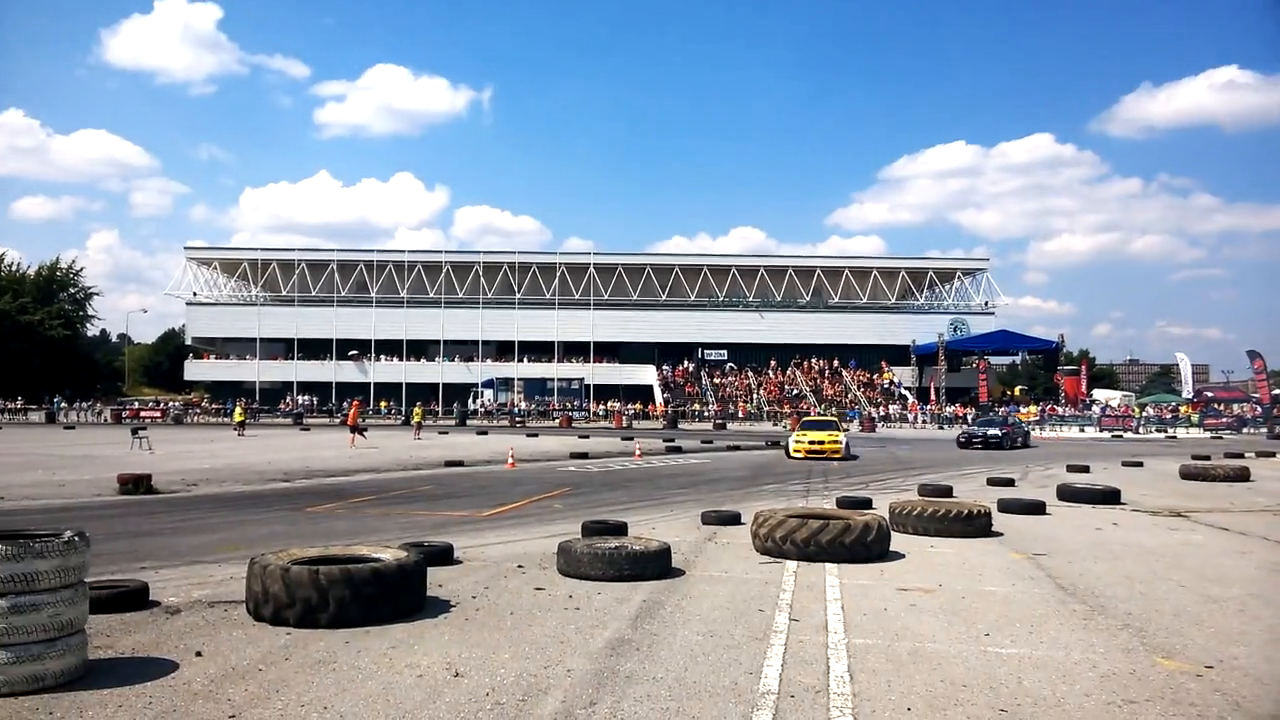
#> input picture frame 18 of IZ1/video/cars_drift.mp4, 1280 x 720 px, given in place of drift2.mp4, which was not available
$ python video_modifications.py
#> lines starting #> are read from the running program, lines starting #| are printed output that depends on the picture; pictures that were not available may be replaced by others from this repository, and a replacement may not be noted
import cv2
import sys
import os
import numpy as np

if __name__ == '__main__':
    cap = cv2.VideoCapture("IZ1/video/drift2.mp4")
    fps = cap.get(cv2.CAP_PROP_FPS)
    codec = cap.get(cv2.CAP_PROP_FOURCC)
    width = cap.get(cv2.CAP_PROP_FRAME_WIDTH)
    height = cap.get(cv2.CAP_PROP_FRAME_HEIGHT)

    output_dir = "IZ1/results/modifications"
    os.makedirs(output_dir, exist_ok=True)
    fourcc = cv2.VideoWriter_fourcc(*'mp4v')
    output_gray = cv2.VideoWriter(f"{output_dir}/GRAY.mp4", fourcc, fps, (int(width), int(height)),False)
    output_blurred = cv2.VideoWriter(f"{output_dir}/BLUR.mp4", fourcc, fps, (int(width), int(height)))
    output_contrast = cv2.VideoWriter(f"{output_dir}/CONTRAST.mp4", fourcc, fps, (int(width), int(height)))

    while True:
        ret, frame = cap.read()
#> frame is the input picture: shape (720, 1280, 3); mean B, G, R 171, 154.7, 142.8
        if not ret:
            break
        gray = cv2.cvtColor(frame, cv2.COLOR_BGR2GRAY)
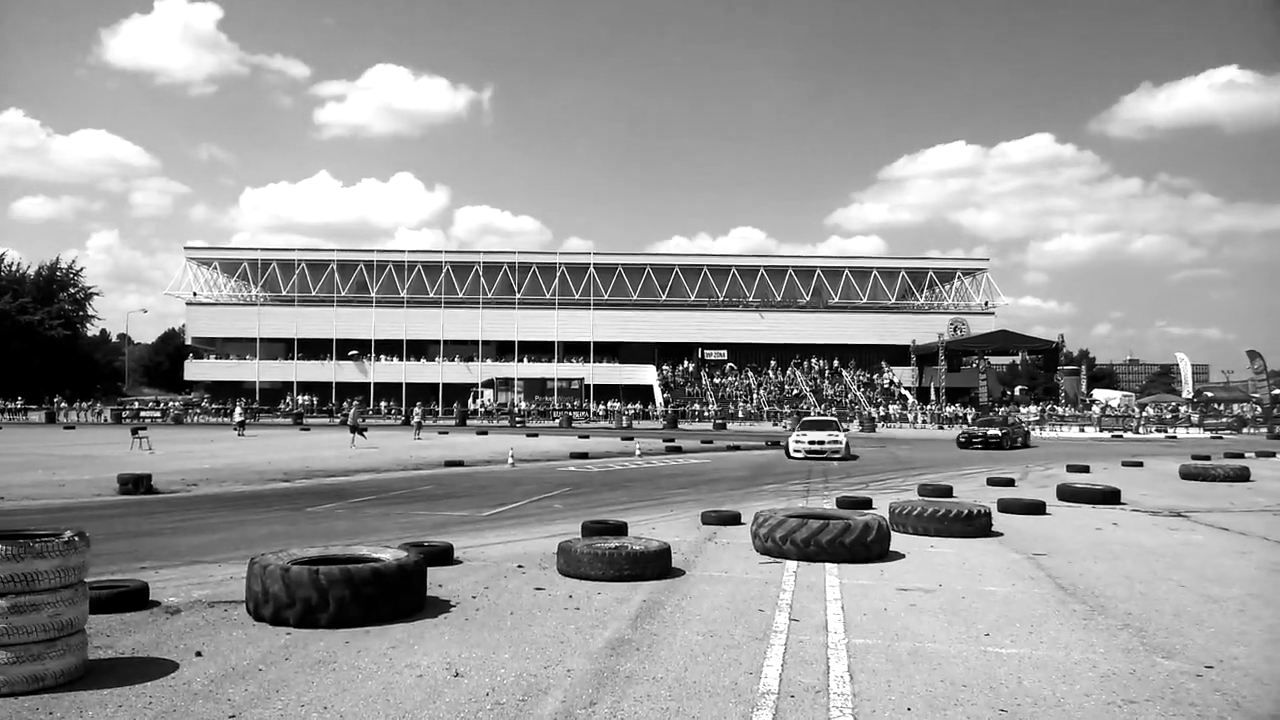
#> gray: shape (720, 1280); min 0, max 255, mean 153
        blurred_frame = cv2.GaussianBlur(frame, (15, 15), 100)
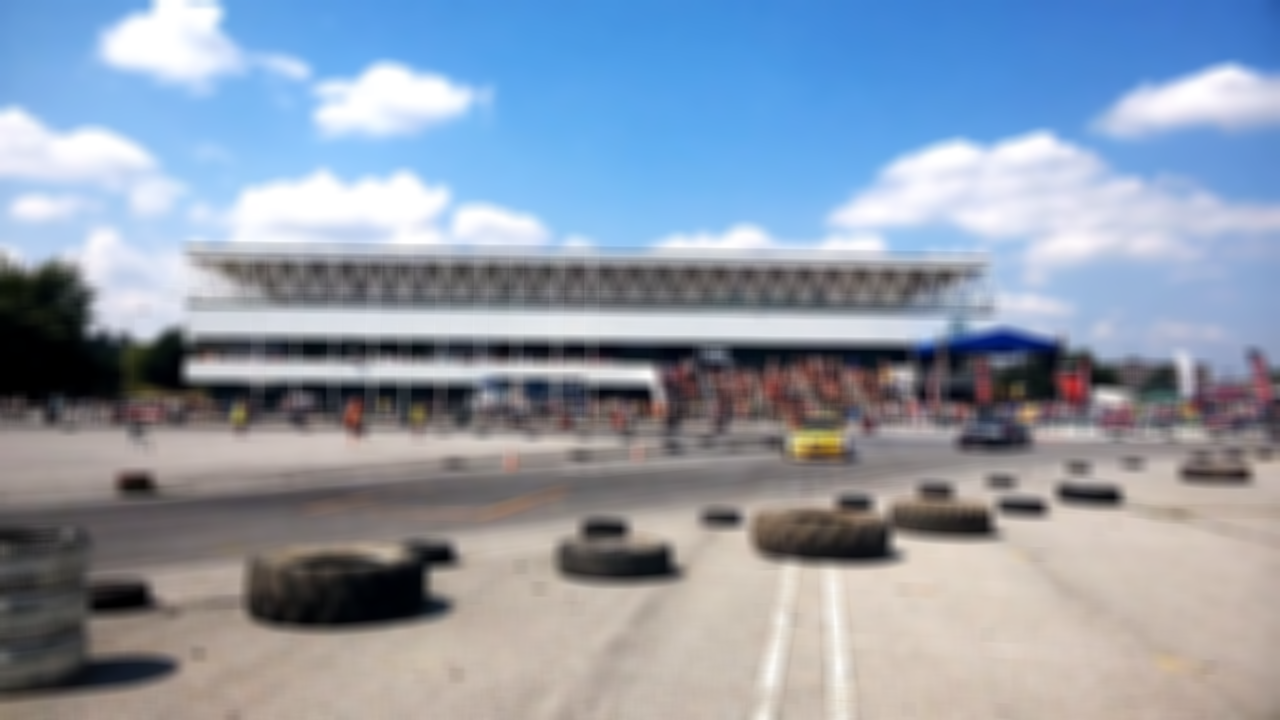
#> blurred_frame: shape (720, 1280, 3); mean B, G, R 171, 154.7, 142.8
        contrast_frame = cv2.addWeighted(frame, 2.5, np.zeros_like(frame), 0, 0)
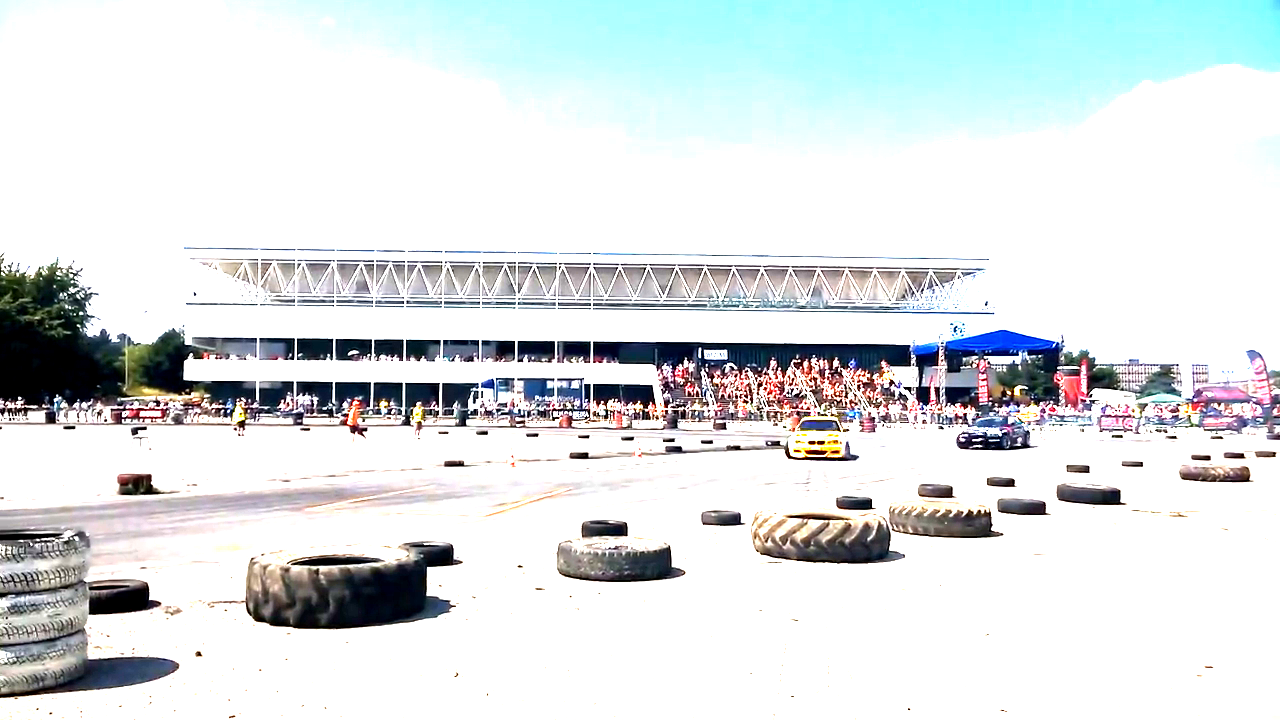
#> contrast_frame: shape (720, 1280, 3); mean B, G, R 226.9, 225.7, 220.1
        output_gray.write(gray)
        output_blurred.write(blurred_frame)
        output_contrast.write(contrast_frame)
    cap.release()
    output_gray.release()
    output_contrast.release()
    output_blurred.release()
    cv2.destroyAllWindows()

    print("Обработка завершена!")

$ run again, starting later in the video
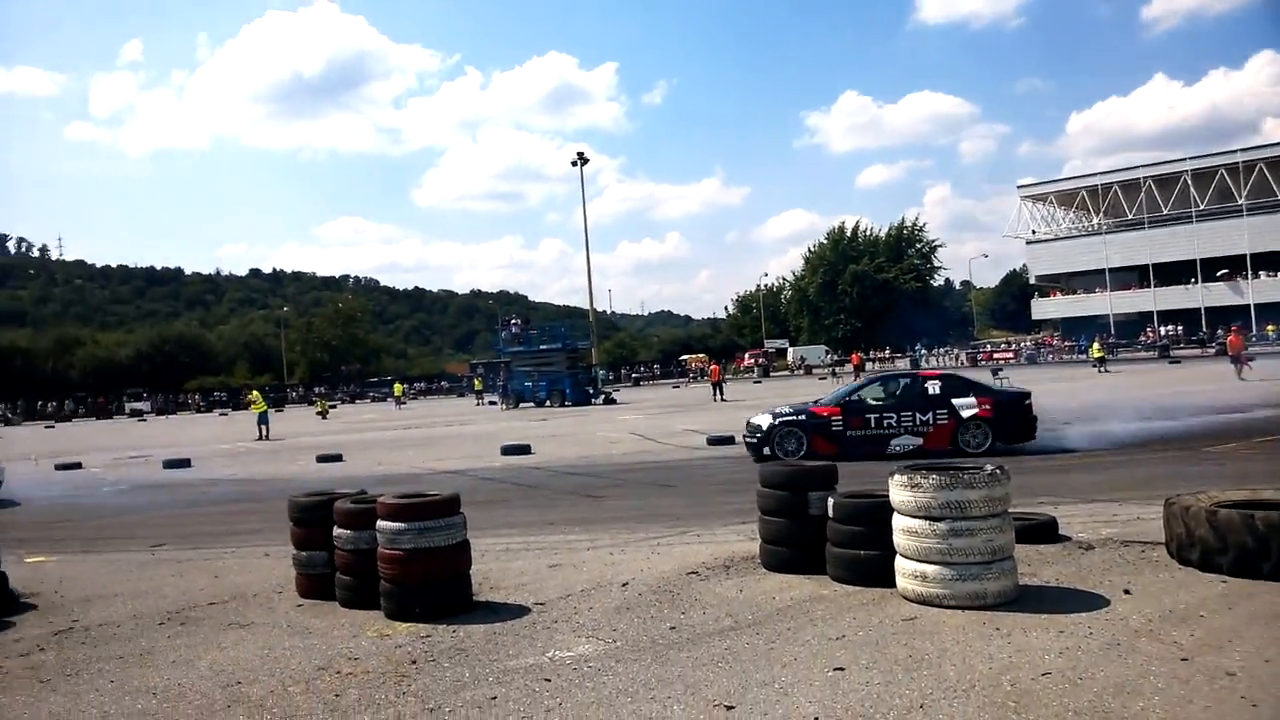
#> input picture frame 84 of IZ1/video/cars_drift.mp4, 1280 x 720 px, given in place of drift2.mp4, which was not available
#> frame is the input picture: shape (720, 1280, 3); mean B, G, R 148.3, 142.3, 137.9
#> `gray = cv2.cvtColor(frame, cv2.COLOR_BGR2GRAY)`:
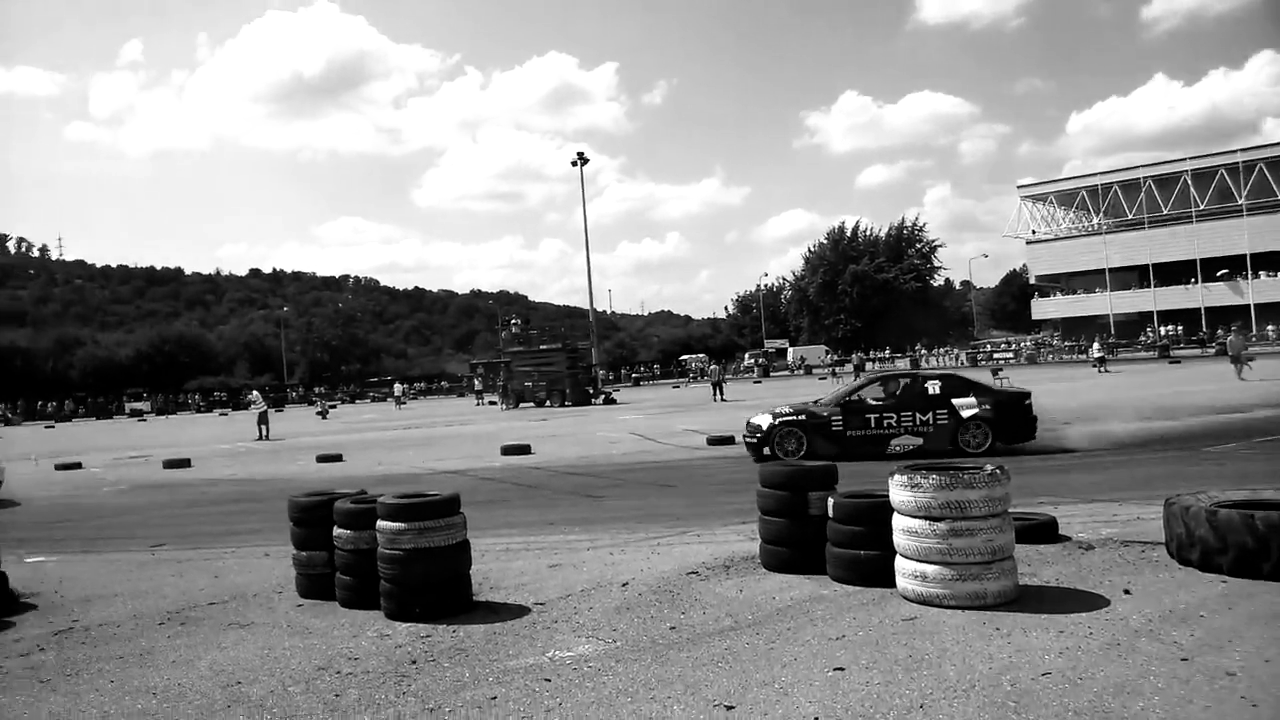
#> gray: shape (720, 1280); min 0, max 255, mean 141.7
#> `contrast_frame = cv2.addWeighted(frame, 2.5, np.zeros_like(frame), 0, 0)`:
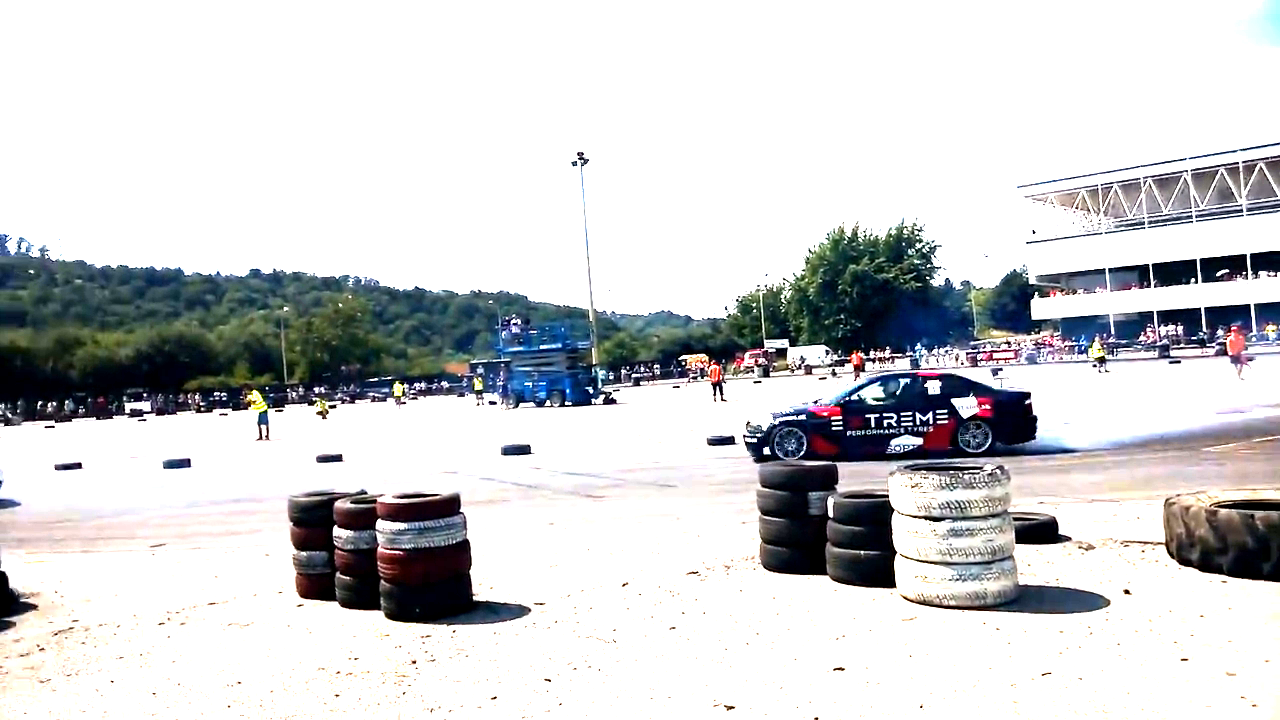
#> contrast_frame: shape (720, 1280, 3); mean B, G, R 209.4, 207.7, 206.5

$ run again, starting later in the video
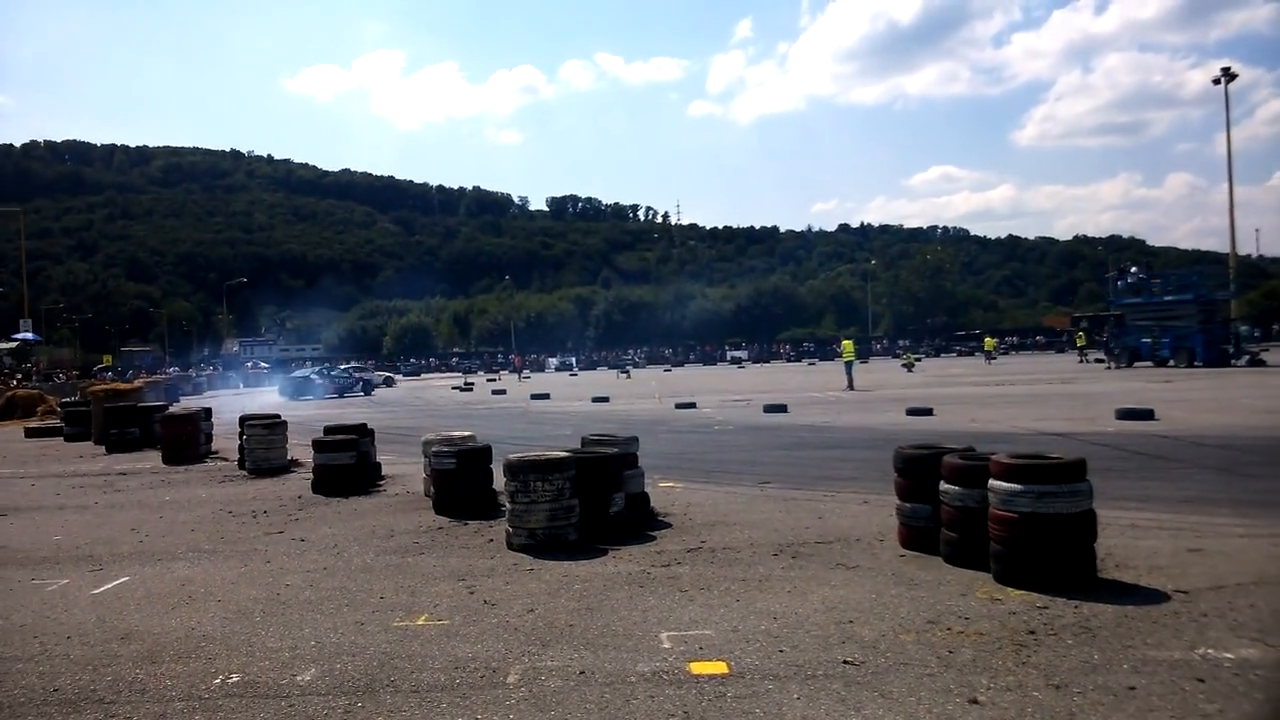
#> input picture frame 150 of IZ1/video/cars_drift.mp4, 1280 x 720 px, given in place of drift2.mp4, which was not available
#> frame is the input picture: shape (720, 1280, 3); mean B, G, R 119.3, 113.3, 110
#> `gray = cv2.cvtColor(frame, cv2.COLOR_BGR2GRAY)`:
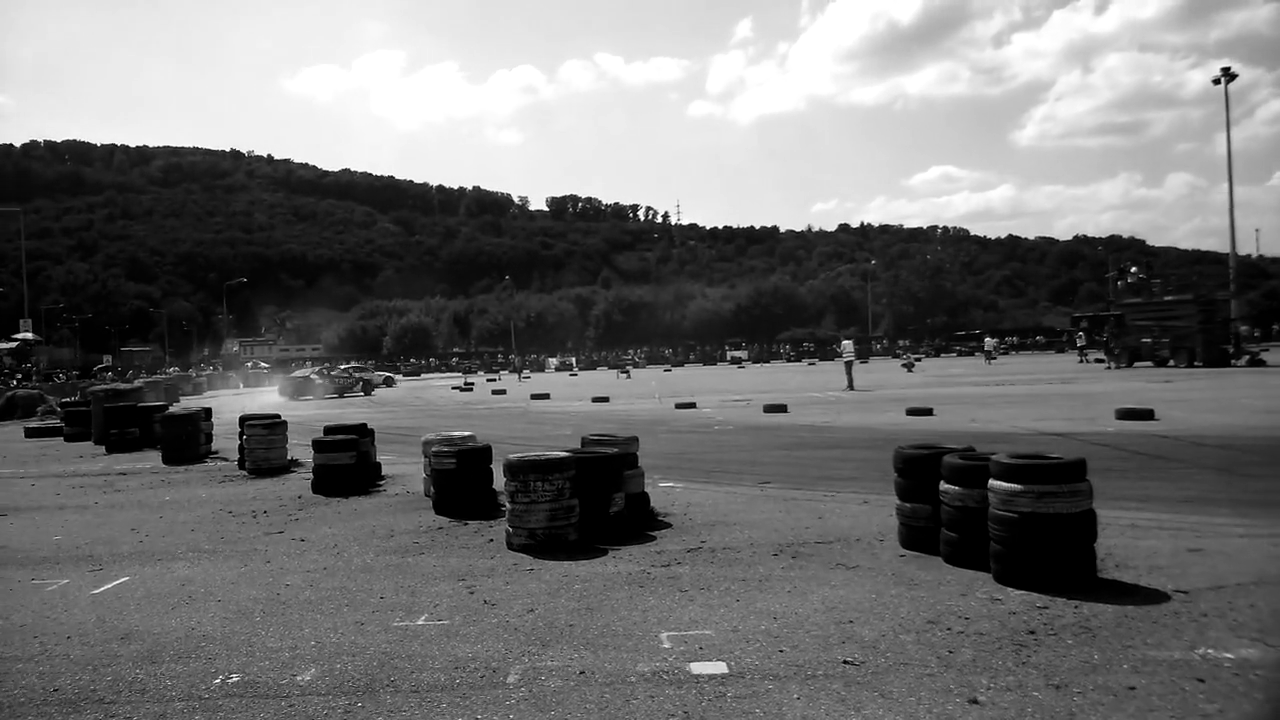
#> gray: shape (720, 1280); min 0, max 255, mean 113
#> `contrast_frame = cv2.addWeighted(frame, 2.5, np.zeros_like(frame), 0, 0)`:
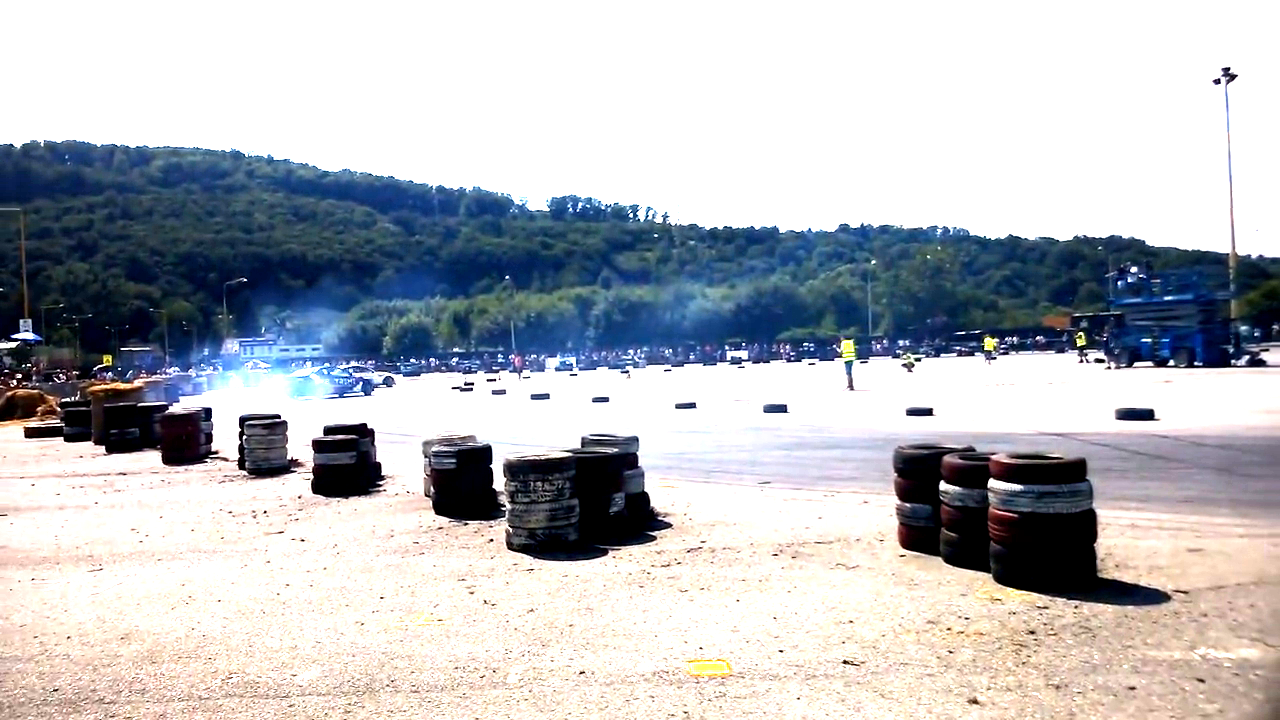
#> contrast_frame: shape (720, 1280, 3); mean B, G, R 190.8, 186, 183.7
